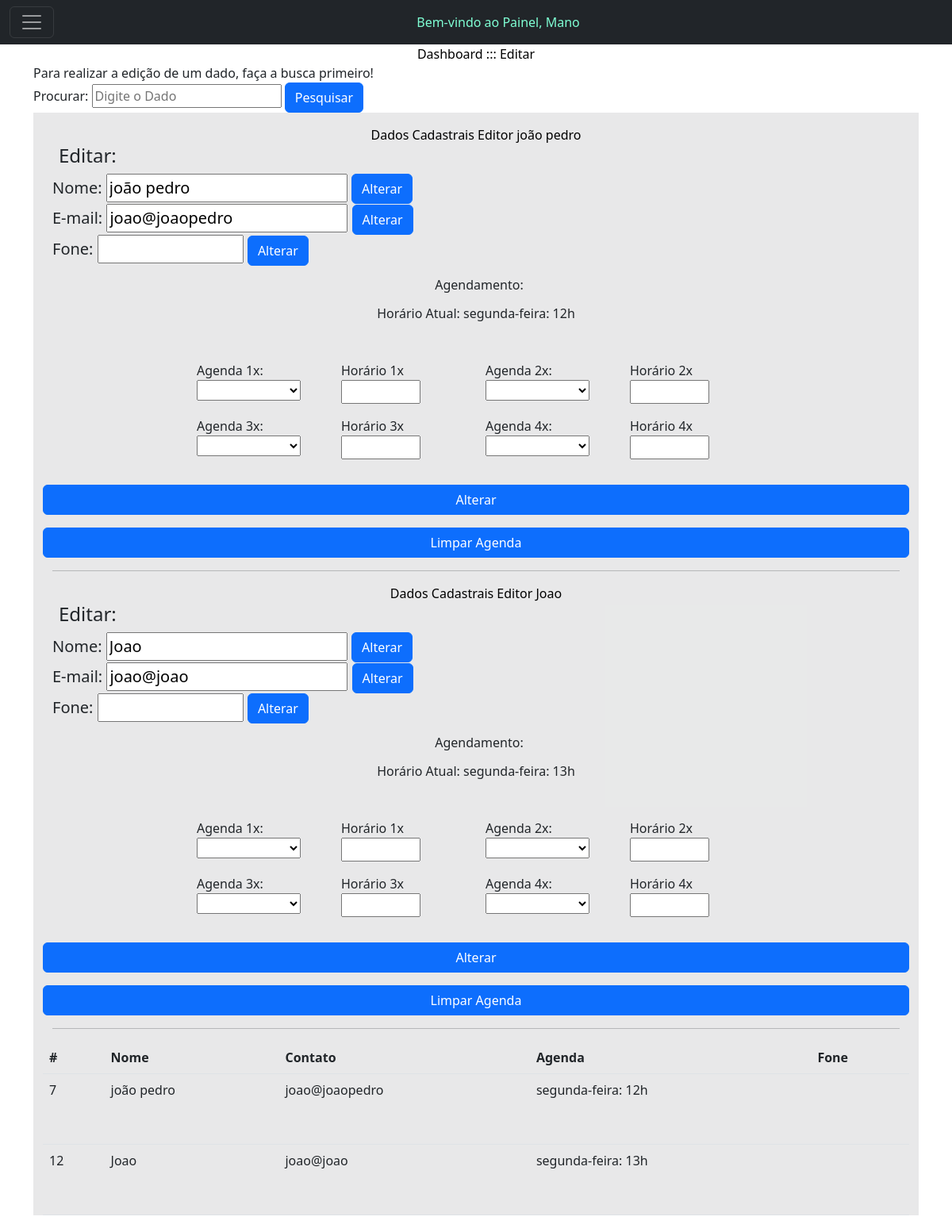
The page /editar.php?busca=Joao (signed in) on the database as committed earlier.
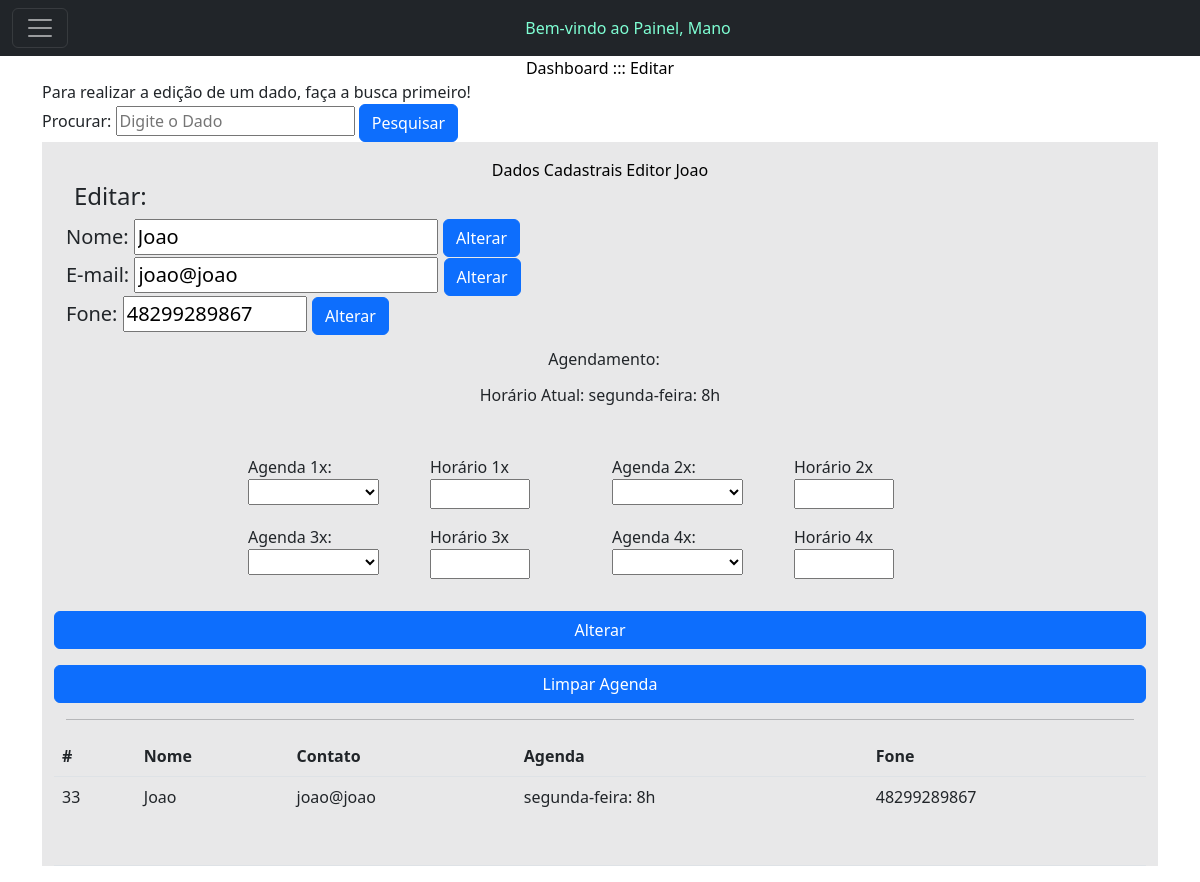
The same page on the database as committed later.
### tables this page shows
CREATE TABLE `usuarios` (
  `id` int(11) NOT NULL,
  `nome` varchar(140) NOT NULL,
  `fone` varchar(20) NOT NULL,
  `responsavel` varchar(140) NOT NULL,
  `endereco` varchar(150) NOT NULL,
  `email` varchar(140) NOT NULL,
  `data_nasc` date NOT NULL,
  `tipo` varchar(20) NOT NULL,
  `agenda` varchar(150) NOT NULL,
  `senha` varchar(16) NOT NULL,
  `aulas` longtext NOT NULL,
  `matricula` varchar(100) NOT NULL,
  `financeiro_aberto` varchar(500) NOT NULL,
  `financeiro_pago` varchar(500) NOT NULL,
  `valor_aula` varchar(20) NOT NULL,
  `divida_ativa` varchar(20) NOT NULL,
  `divida_paga` varchar(20) NOT NULL
);

### editar.php (the view, shortened to what the changed rows need)
 <?php
include('conexao.php');
?>
<!doctype html>
<html lang="pt-br">
<head>
  <link href="https://cdn.jsdelivr.net/npm/bootstrap@5.2.1/dist/css/bootstrap.min.css" rel="stylesheet"
>
</head>
<body>
  <main>
  <div class="container">
<label>Para realizar a edição de um dado, faça a busca primeiro!</label><br>
<div class="container bg-opacity-10 bg-dark">
<table class="table" border="1">
<table class="table">
  <thead>
    <tr>
        <th scope="col">#</th>
      <th scope="col">Nome</th>
      <th scope="col">Contato</th>
      <th scope="col">Agenda</th>
      <th scope="col">Fone</th>
    </tr>
  </thead>
  <tbody>
  <?php
  if (!isset($_GET['busca'])) {
    ?>
  <tr>
      <th scope="row">#</th>
      <td colspan="3">Digite para pesquisar</td>
    </tr>
    <?php
} else {
  $pesquisa = $mysqli->real_escape_string($_GET['busca']);
$sql_code = "SELECT *
FROM usuarios
WHERE nome LIKE '%$pesquisa%'
OR tipo LIKE '%$pesquisa%'
OR responsavel LIKE '%$pesquisa%'
OR fone LIKE '%$pesquisa%'
OR agenda LIKE '%$pesquisa%'";
$sql_query = $mysqli->query($sql_code) or die("Error ao consultar" . $mysqli->error);
if ($sql_query->num_rows == 0) {
  ?>
  <tr>
  <th scope="row">1</th>
  <td colspan="3">Resultados NÃO encontrados...</td>
</tr>
<?php
} else {
while($dados = $sql_query->fetch_assoc()){
  ?>
  <tr>
    <td><?php echo $dados['id']; ?></td>
    <td><?php echo $dados['nome']; ?></td>
    <td><?php echo $dados['email']; ?></td>
    <td><?php echo $dados['agenda']; ?></td>
    <td><?php echo $dados['fone']; ?></td>
    <p class="text-center m-auto" style="color: black;">Dados Cadastrais Editor <?php echo $dados['nome']; ?></p>
    <div class="container">
  <div class="row justify-content-md-center">
            <form action="processar_nome.php" method="POST">
        <div class="d-flex flex-row align-items-center justify-content-center justify-content-lg-start">
           <p class="lead fw-normal mb-1 me-2">
          <p class="h4">Editar:</p></p></div>
        <div class="flex-rowjustify-content-md-center">
          <p class="lead fw-normal mb-0 me-2">
          <label>Nome:</label>
          <input type="text" name="nome" placeholder="" value="<?php echo $dados['nome']; ?>">
            <button class="btn btn-primary" type="submit">Alterar</button>
        </p></div>
    </form>
    <form action="processar_email.php" method="POST">
          <div class="d-flex flex-row align-items-center justify-content-center justify-content-lg-start">
          <p class="lead fw-normal mb-0 me-2">
          <label>E-mail:</label>
          <input type="text" name="email" placeholder="" value="<?php echo $dados['email']; ?>">
            <button class="btn btn-primary" type="submit">Alterar</button>
        </p></div>
    </form>
    <form action="processar_fone.php" method="POST">
          <div class="d-flex flex-row align-items-center justify-content-center justify-content-lg-start">
          <p class="lead fw-normal mb-0 me-2">
          <label>Fone:</label>
          <input type="text" name="fone" placeholder="" value="<?php echo $dados['fone']; ?>" size="10">
            <button class="btn btn-primary" type="submit">Alterar</button>
        </p></div>
    </form>
    <form action="processar_agenda.php" method="POST">
        <div class="d-flex flex-row align-items-center justify-content-center justify-content-lg-start">
           <p class="lead fw-normal mb-1 me-2">
           <p class="text-center m-auto">Agendamento:</p><br></br>
          <input type="hidden" name="nome" placeholder="" value="<?php echo $dados['nome']; ?>"></div>
          <p class="text-center m-auto">Horário Atual: <?php echo $dados['agenda']; ?></p>
        <div class="container">
        <div class="row justify-content-center">
    <div class="col-6 col-sm-2">
          <label>Agenda 1x:
          <select name="agenda" id="agenda">
          <option value=""></option>
          <option value="segunda-feira: ">Segunda-Feira</option>
          </select></div>
          <div class="col-6 col-sm-2">
            <label>Horário 1x</label>
            <input type="text" name="horario1x" size="5">
                    </p></p></div>
                    <div class="col-6 col-sm-2">
          <label>Agenda 2x:
          <select name="agenda2x" id="agenda2x">
          <option value=""></option>
          <option value="segunda-feira: ">Segunda-Feira</option>
          </select></div>
          <div class="col-6 col-sm-2">
                        <label>Horário 2x</label>
            <input type="text" name="horario2x" size="5">
        </p></p></div>
</div>
<div class="row justify-content-center">
<div class="col-6 col-sm-2">
          <label>Agenda 3x:
          <select name="agenda3x" id="agenda3x">
          <option value=""></option>
          <option value="segunda-feira: ">Segunda-Feira</option>
          </select></div>
          <div class="col-6 col-sm-2">
            <label>Horário 3x</label>
            <input type="text" name="horario3x" size="5">
                    </p></p></div>
                    <div class="col-6 col-sm-2">
          <label>Agenda 4x:
          <select name="agenda4x" id="agenda4x">
          <option value=""></option>
            <option value="segunda-feira: ">Segunda-Feira</option>
          </select></div>
          <div class="col-6 col-sm-2">
                        <label>Horário 4x</label>
            <input type="text" name="horario4x" size="5">
        </p></p></div>
        </p></div>
                  <div class="row align-items-center justify-content-center justify-content-lg-start">
                      <button class="btn btn-primary" type="submit">Alterar</button>
          </form>
          <form action="processar_agenda.php" method="POST">
          <button class="btn btn-primary" type="submit">Limpar Agenda</button>
          </div><hr></hr>
  </tr>
  <?php
}
} ?>
<?php
}
  ?>
</tbody>
</table></div>
</div>
  </main>
</body>
</html>

Rows that differ between the two databases and show on the page:
removed usuarios: id "7", nome "joão pedro", email "joao@joaopedro", agenda "segunda-feira: 12h"
removed usuarios: id "12", nome "Joao", email "joao@joao", agenda "segunda-feira: 13h"
added usuarios: id "33", nome "Joao", email "joao@joao", agenda "segunda-feira: 8h", fone "48299289867"
